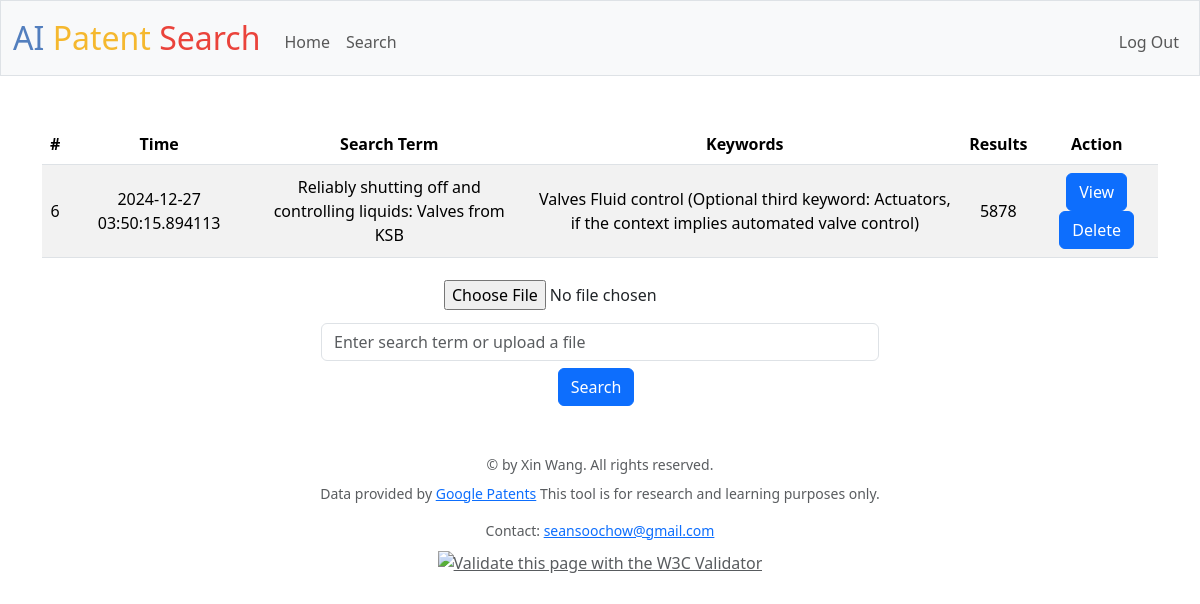
Page / (signed in) on the earlier database version.
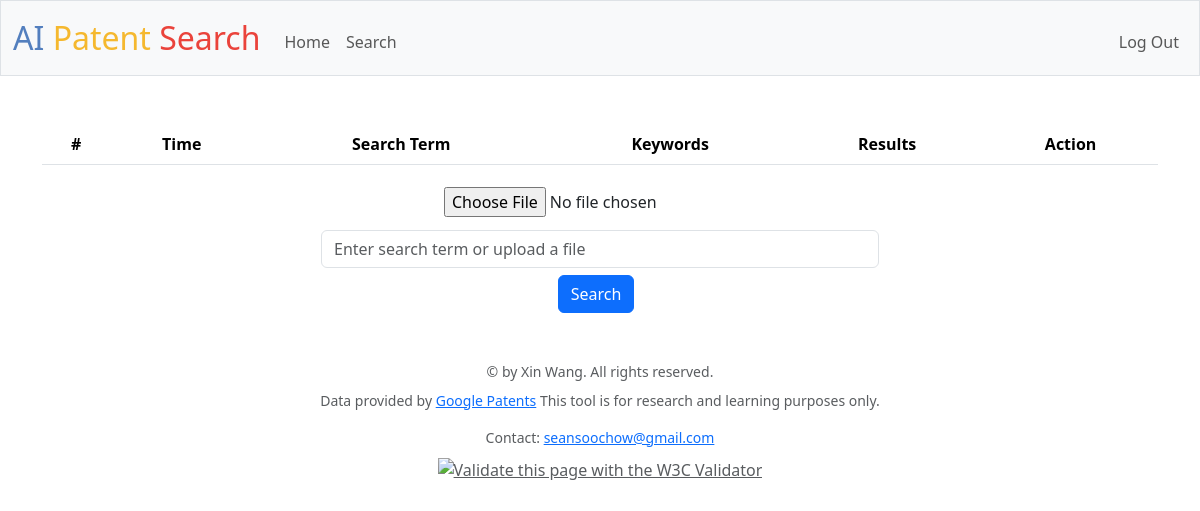
Same page on the later database version.
### tables this page shows
CREATE TABLE history (
id INTEGER PRIMARY KEY AUTOINCREMENT,
user_id INTEGER NOT NULL,
search_time TIMESTAMP DEFAULT CURRENT_TIMESTAMP,
search_term TEXT,
keywords TEXT,
result INTEGER,
FOREIGN KEY (user_id) REFERENCES users (id)
);

### app.py (the view)
@app.route("/")
@login_required
def index():
    user_id = session.get("user_id")
    con = sqlite3.connect("aps.db")
    cur = con.cursor()
    rows = cur.execute(
        "SELECT id, search_time, search_term, keywords, result FROM history WHERE user_id = ? ORDER BY search_time DESC",
        (user_id,),
    ).fetchall()
    con.close()
    return render_template("index.html", history=rows)

### app.py (called while the page is built)
@app.after_request
def after_request(response):
    response.headers["Cache-Control"] = "no-cache, no-store, must-revalidate"
    response.headers["Expires"] = 0
    response.headers["Pragma"] = "no-cache"
    return response

### helpers.py (called while the page is built)
def login_required(f):
    @wraps(f)
    def decorated_function(*args, **kwargs):
        if session.get("user_id") is None:
            return redirect("/login")
        return f(*args, **kwargs)
    return decorated_function

### templates/index.html (shortened to what this page needs)
{% extends "layout.html" %}
{% block main %}
    <table class="table table-striped">
        <thead>
            <tr>
                <th>#</th>
                <th>Time</th>
                <th>Search Term</th>
                <th>Keywords</th>
                <th>Results</th>
                <th>Action</th>
            </tr>
        </thead>
        <tbody>
            {% for record in history %}
            <tr>
                <td>{{ record[0] }}</td>
                <td>{{ record[1] }}</td>
                <td>{{ record[2] }}</td>
                <td>{{ record[3] }}</td>
                <td>{{ record[4] }}</td>
                <td><a href="{{ url_for('redo_search', history_id=record[0]) }}" class="btn btn-primary">View</a> <a href="{{ url_for('delete', history_id=record[0]) }}" class="btn btn-primary">Delete</a></td>
            </tr>
            {% endfor %}
        </tbody>
    </table>
    <form action="/search" method="post" enctype="multipart/form-data">
        <input type="file" id="file" name="file" accept=".doc,.docx,.pdf,image/*">
        <input autocomplete="off" autofocus class="form-control mx-auto w-50" name="keyword" placeholder="Enter search term or upload a file" type="text">
        <button class="btn btn-primary me-2" type="submit">Search</button>
    </form>
{% endblock %}

### templates/layout.html (shortened to what this page needs)
<!DOCTYPE html>
<html lang="en">
    <head>
        <link href="https://cdn.jsdelivr.net/npm/bootstrap@5.3.2/dist/css/bootstrap.min.css" rel="stylesheet">
        <link href="/static/styles.css" rel="stylesheet">
    </head>
    <body>
        <nav class="bg-light border navbar navbar-expand-md navbar-light">
            <div class="container-fluid">
                <a class="navbar-brand" href="/"><span class="blue">AI</span> <span class="yellow">Patent</span> <span class="red">Search</span></a>
                <div class="collapse navbar-collapse" id="navbar">
                    {% if session["user_id"] %}
                        <ul class="navbar-nav me-auto mt-2">
                            <li class="nav-item"><a class="nav-link" href="/">Home</a></li>
                            <li class="nav-item"><a class="nav-link" href="/search">Search</a></li>
                        </ul>
                        <ul class="navbar-nav ms-auto mt-2">
                            <li class="nav-item"><a class="nav-link" href="/logout">Log Out</a></li>
                        </ul>
                    {% else %}
                        <ul class="navbar-nav ms-auto mt-2">
                            <li class="nav-item"><a class="nav-link" href="/register">Register</a></li>
                            <li class="nav-item"><a class="nav-link" href="/login">Log In</a></li>
                        </ul>
                    {% endif %}
                </div>
            </div>
        </nav>
        <main class="container py-5 text-center">
            {% block main %}{% endblock %}
        </main>
        <footer class="mb-5">
            <p class="mb-2 small text-center text-muted">
                &copy; by Xin Wang. All rights reserved.
            </p>
            <p class="mb-3 small text-center text-muted">
                Data provided by <a href="https://patents.google.com//">Google Patents</a>
                This tool is for research and learning purposes only.
            </p>
            <p class="mb-2 small text-center text-muted">
                Contact: <a href="mailto:seansoochow@gmail.com">seansoochow@gmail.com</a>
            </p>
            <form action="https://validator.w3.org/check" class="text-center" enctype="multipart/form-data" method="post" target="_blank">
                <button class="btn btn-link p-0 small text-muted" type="submit" aria-label="Validate HTML">
                    <img alt="Validate this page with the W3C Validator" src="/static/I_heart_validator.png" style="width: 120px; height: auto;">
                </button>
            </form>
        </footer>
    </body>
</html>

### static/styles.css (style rules this page uses)
nav .navbar-brand { font-size: xx-large; }
nav .navbar-brand .blue { color: #537fbe; }
nav .navbar-brand .red { color: #ea433b; }
nav .navbar-brand .yellow { color: #f5b82e; }
table { background-color: transparent; margin-bottom: 1rem; width: 100%; }
table th, table td { padding: 0.75rem; vertical-align: middle; }
input, label { margin: 0.4rem 0; }

Differences in the rows shown:
removed history: id "6", search_time "2024-12-27 03:50:15.894113", search_term "Reliably shutting off and controlling liquids: Valves from KSB", keywords "Valves Fluid control (Optional third keyword: Actuators, if the context implies automated valve control)", result "5878"
